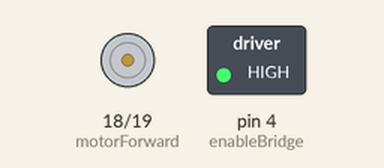
This sketch was run on a simulated Arduino Uno, built with avr-gcc and run on an emulated ATmega328P. Shown: motor-driver pin pairs drawn as motors (green arrow = first pin HIGH = forward, orange = second pin HIGH = backward, longer = more drive), switched loads named in the sketch (green lamp = pin HIGH).

Above: at 5.0 s.
At 13.1 s:
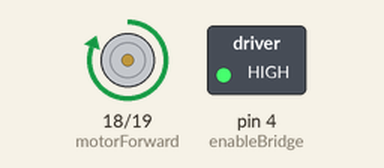
Timing chart, 0 to 28.8 s (numbered marks = the images above):
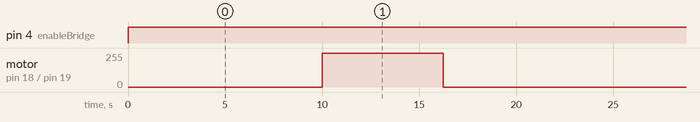

Measured:
- by itself, pin 4 (enableBridge): LOW → HIGH at 0.00 s
- by itself, motor on pin 18 (motorForward) / pin 19 (motorReverse): alternates forward 255/255 for 6.3 s and stopped for 18.8 s

The sketch:

motor_speed_up.ino
```cpp
#define enableBridge 4
#define motorForward 18
#define motorReverse 19

void forward(int power, int Time){
  analogWrite(motorForward, power);
  delay(Time);
}

void backward(int power, int Time){
  analogWrite(motorReverse, power);
  delay(Time);
}

void setup() {
  pinMode(enableBridge, OUTPUT);
  pinMode(motorForward, OUTPUT);
  pinMode(motorReverse, OUTPUT);
}

void loop() {
  digitalWrite(enableBridge, HIGH);

  for (int i = 50; i < 150; i+=10){
    forward(i, 250);
    delay(1000);
  }
  for (int i = 150; i > 50; i-=10){
    forward(i, 250);
    delay(1000);
  }
}
```
